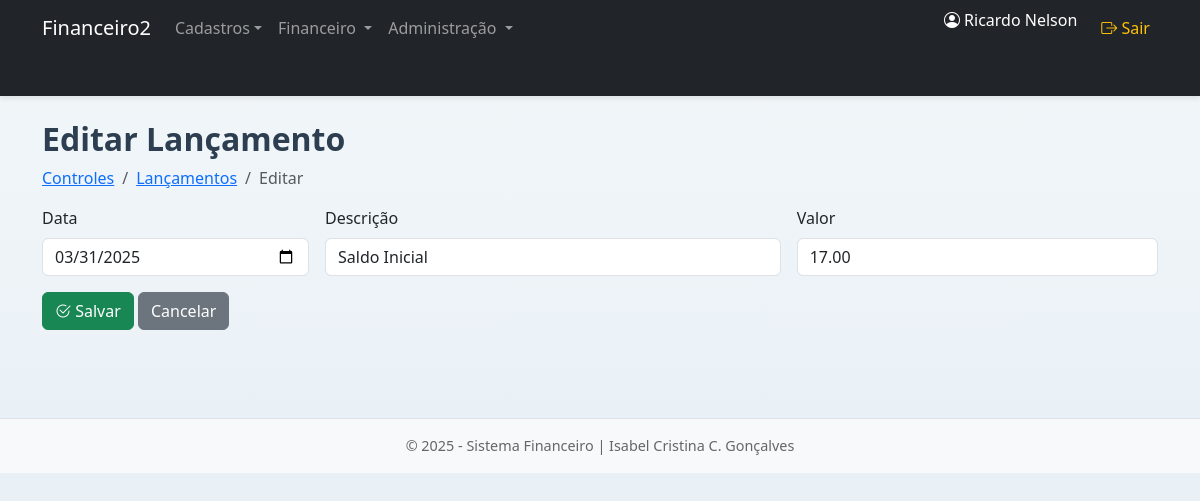
Page /public/index.php?path=controle_editar_lancamento&id=4&controle_id=4 (signed in) on the committed database.
### tables this page shows
CREATE TABLE `lancamentos` (
  `id` int(11) NOT NULL,
  `controle_id` int(11) DEFAULT NULL,
  `data` date NOT NULL,
  `descricao` varchar(100) NOT NULL,
  `valor` decimal(12,2) NOT NULL
);

### controllers/ControleController.php (called while the page is built, shortened)
<?php
function editar_lancamento($pdo) {
    $id = $_GET['id'];
    $model = new Controle($pdo);
    $registro = $model->buscarLancamentoPorId($id);
    $titulo = "Editar Lançamento";
    include __DIR__ . '/../views/layout.php';
}

### public/index.php (called while the page is built, shortened)
<?php
require_once '../routes/web.php';
?>

### config/autoload.php (called while the page is built, shortened)
<?php
spl_autoload_register(function ($classe) {
    $pastas = ['../models/', '../controllers/'];
    foreach ($pastas as $pasta) {
        $arquivo = $pasta . $classe . '.php';
        if (file_exists($arquivo)) {
            return;
        }
    }
});

### models/Controle.php (called while the page is built, shortened)
<?php
class Controle {
    private $pdo;
    public function __construct($pdo) {
        $this->pdo = $pdo;
    }
    public function buscarLancamentoPorId($id) {
        $stmt = $this->pdo->prepare("SELECT * FROM lancamentos WHERE id = ?");
        $stmt->execute([$id]);
        return $stmt->fetch();
    }
}

### views/controle/lancamento/form.php (the view, shortened to what this page needs)
<h2><?= $titulo ?></h2>
<nav aria-label="breadcrumb">
  <ol class="breadcrumb">
    <li class="breadcrumb-item"><a href="?path=controle">Controles</a></li>
    <li class="breadcrumb-item"><a href="?path=controle_lancamentos&id=<?= $registro['controle_id'] ?? $_GET['controle_id'] ?>">Lançamentos</a></li>
    <li class="breadcrumb-item active" aria-current="page"><?= $registro['id'] ? 'Editar' : 'Novo' ?></li>
  </ol>
</nav>
<form method="POST" action="?path=controle_salvar_lancamento" class="row g-3">
  <div class="col-md-3">
    <label for="data" class="form-label">Data</label>
    <input type="date" class="form-control" name="data" required value="<?= htmlspecialchars($registro['data'] ?? date('Y-m-d')) ?>">
  </div>
  <div class="col-md-5">
    <label for="descricao" class="form-label">Descrição</label>
    <input type="text" class="form-control" name="descricao" required value="<?= htmlspecialchars($registro['descricao'] ?? '') ?>">
  </div>
  <div class="col-md-4">
    <label for="valor" class="form-label">Valor</label>
    <input type="number" step="0.01" class="form-control" name="valor" required value="<?= htmlspecialchars($registro['valor'] ?? '') ?>">
  </div>
  <div class="col-12">
    <button type="submit" class="btn btn-success"><i class="bi bi-check2-circle"></i> Salvar</button>
    <a href="?path=controle_lancamentos&id=<?= htmlspecialchars($_GET['controle_id'] ?? $registro['controle_id']) ?>" class="btn btn-secondary">Cancelar</a>
  </div>
</form>

### public/assets/css/style.css (style rules this page uses)
body { background: linear-gradient(to bottom, #f3f7fa, #e2ecf3); min-height: 100vh; margin: 0; font-family: "Segoe UI", Tahoma, Geneva, Verdana, sans-serif; }
h2 { font-weight: 600; color: #2c3e50; }
.btn { border-radius: 6px; }

### rows in the picture
lancamentos: data "03/31/2025", descricao "Saldo Inicial", valor "17.00"

### other values in the picture
$_SESSION['usuario_nome'] "Ricardo Nelson"
$titulo "Editar Lançamento"
